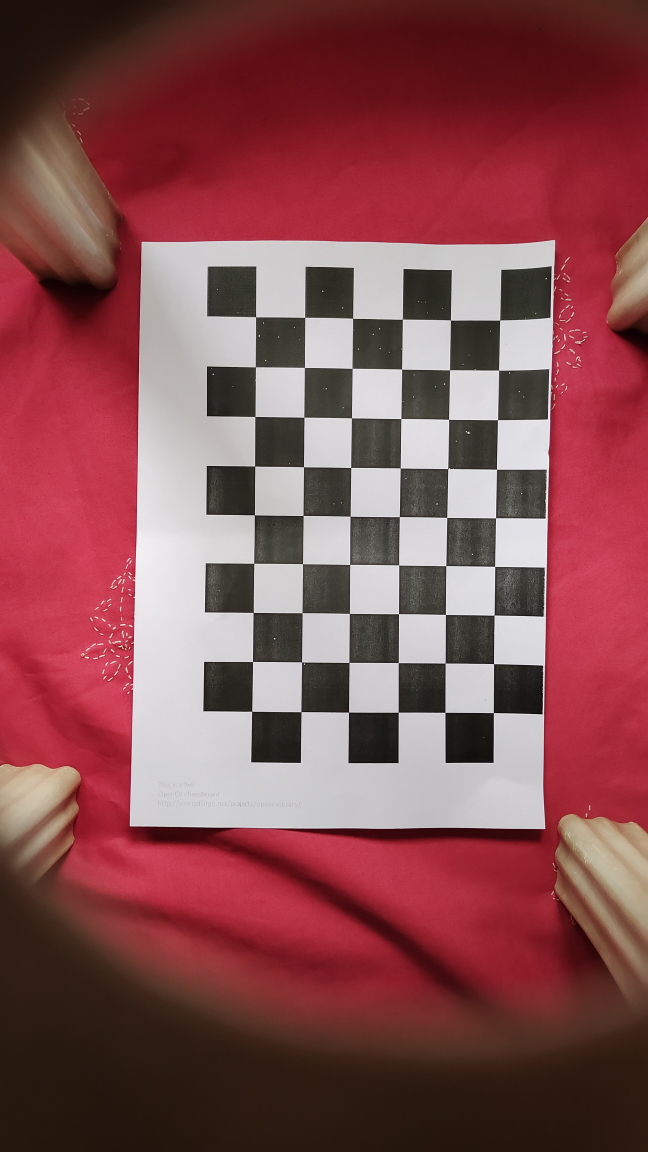
#> input picture Calibration Images/IMG_20230628_111546.jpg, 2592 x 4608 px (shown at 1/4 size); its folder holds only this picture in this run
$ python _2D_3D.py
#> lines starting #> are read from the running program, lines starting #| are printed output that depends on the picture; long printed decimals are rounded
import numpy as np
import cv2 as cv
import glob
import os

### FIND CHESSBOARD CORNERS: objPoints and imgPoints

chessBoardSize = (9, 6)
frameSize = (2592, 4608)

### Termination Criteria

criteria = (cv.TERM_CRITERIA_EPS + cv.TERM_CRITERIA_MAX_ITER, 30, 0.001)

### Prepare object Points
objp = np.zeros((chessBoardSize[0] * chessBoardSize[1], 3), np.float32)
objp[:, :2] = np.mgrid[0:chessBoardSize[0], 0:chessBoardSize[1]].T.reshape(-1, 2)

# Arrays to store object points and image points from all the images
objPoints = []  # 3D point in real-world space
imgPoints = []  # 2D point in image plane

source_path_1 = "C:/Users/Atharav Jadhav/source/repos/2D-3D/Calibration Images"
images = [os.path.join(source_path_1, f).replace("\\", "/") for f in glob.glob(os.path.join(source_path_1, '*.jpg'))]

for image in images:
    print(image)
    img = cv.imread(image)
#> img is the input picture: shape (4608, 2592, 3); mean B, G, R 81.2, 77.9, 134.5
    gray = cv.cvtColor(img, cv.COLOR_BGR2GRAY)
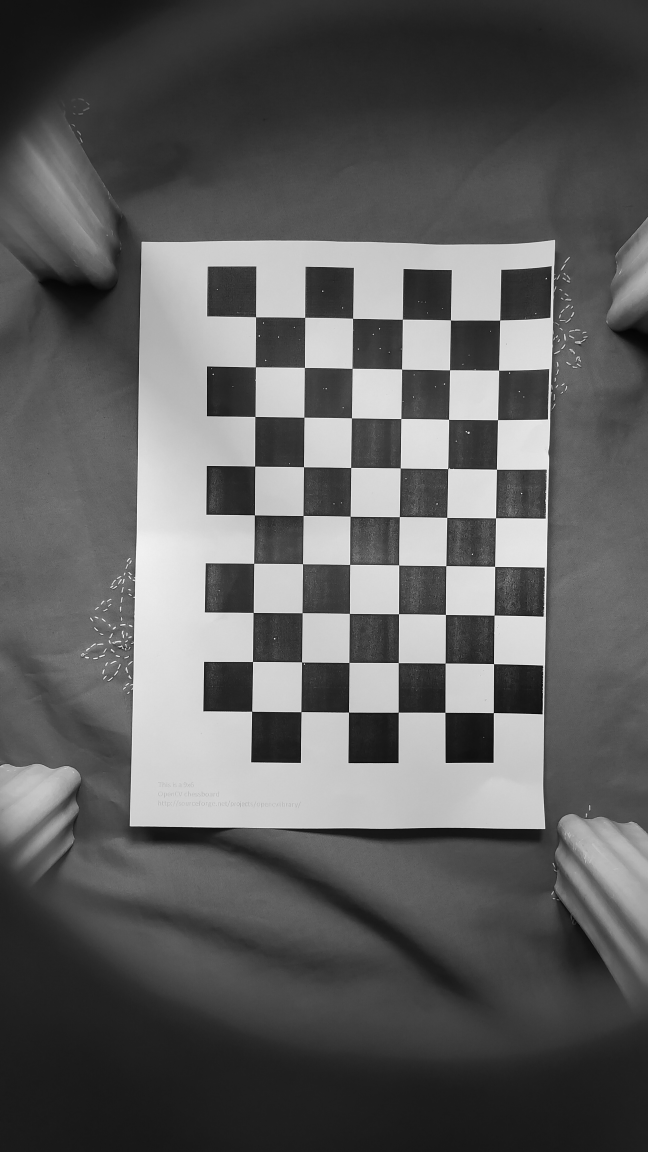
#> gray: shape (4608, 2592) (shown at 1/4 size); min 0, max 255, mean 95.2
    # Find the chessboard corners
    ret, corners = cv.findChessboardCorners(gray, chessBoardSize, None)
#> ret = True; corners = 54 rows, first 8: [2000.2, 1281.7], [1995.9, 1482.1], [1991.2, 1680.6], [1987.3, 1878], [1983.2, 2073.3], [1980, 2267.1], [1977.4, 2461.7], [1975.6, 2656.1]

    # If found, add object points, image points (after refining them)
    if ret == True:
        objPoints.append(objp)
        corners2 = cv.cornerSubPix(gray, corners, (11, 11), (-1, -1), criteria)
#> corners2 = 54 rows, first 8: [2000.2, 1281.6], [1995.8, 1482.2], [1991.4, 1680.4], [1987.3, 1878.1], [1983.4, 2073], [1980.1, 2266.9], [1977.6, 2461.7], [1975.6, 2656.1]
        imgPoints.append(corners2)

        # Draw and display the corners
        cv.drawChessboardCorners(img, chessBoardSize, corners2, ret)
        cv.imshow('img', img)
        cv.waitKey(1000)

cv.destroyAllWindows()

# Calibration
if len(objPoints) > 0 and len(imgPoints) > 0:
    ret, cameraMatrix, dist, rvecs, tvecs = cv.calibrateCamera(objPoints, imgPoints, frameSize, None, None)
#> ret = 1.93; cameraMatrix = [[2014.8, 0, 1234.5], [0, 2037.8, 2136.2], [0, 0, 1]]; dist = [[0.195, -0.887, 0.0039, -0.00163, 1.61]]; rvecs = ([-0.000968, -0.0315, 1.58],); tvecs = ([3.93, -4.33, 10.5],)

    if ret:
        # Save camera matrix and distortion coefficients as .npy files
        np.save("camera_matrix.npy", cameraMatrix)
        np.save("distortion_coeffs.npy", dist)
        print("Camera calibration parameters saved.")

        print("Camera Calibrated: ", ret)
#| Camera Calibrated:  1.930
        print("\nCamera Matrix:\n", cameraMatrix)
#| Camera Matrix:
#|  [[2.01476432e+03 0.00000000e+00 1.23449289e+03]
#|  [0.00000000e+00 2.03783875e+03 2.13617311e+03]
#|  [0.00000000e+00 0.00000000e+00 1.00000000e+00]]
        print("\nDistortion Parameters:\n", dist)
#| Distortion Parameters:
#|  [[ 0.1947  -0.8866  0.003898 -0.00163  1.609 ]]
        print("\nRotation Vectors:\n", rvecs)
#| Rotation Vectors:
#|  (array([[-9.68018951e-04],
#|        [-3.15021360e-02],
#|        [ 1.58085825e+00]]),)
        print("\nTranslation Vectors:\n", tvecs)
#| Translation Vectors:
#|  (array([[ 3.925],
#|        [-4.333],
#|        [10.500]]),)
    else:
        print("Failed to calibrate the camera.")

else:
    print("Insufficient data for calibration.")


#### Code for Undistortion: To be added later

$ run again, on Calibration Images/IMG_20230628_111637.jpg
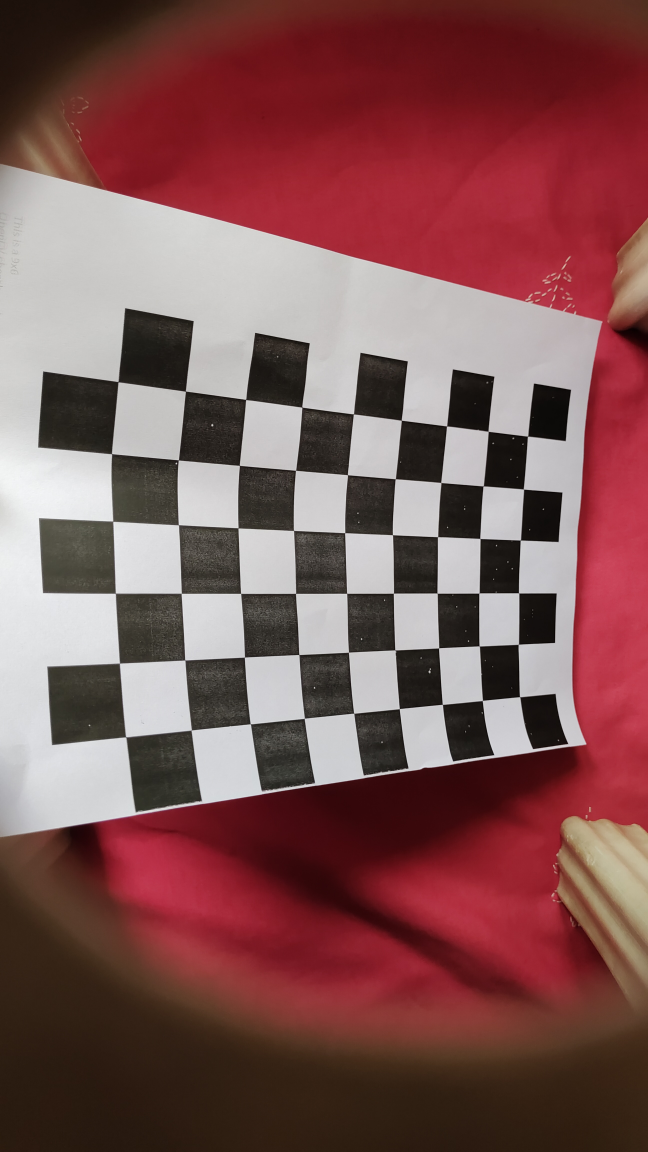
#> input picture Calibration Images/IMG_20230628_111637.jpg, 2592 x 4608 px (shown at 1/4 size)
#> img is the input picture: shape (4608, 2592, 3); mean B, G, R 84.7, 85, 127.8
#> `gray = cv.cvtColor(img, cv.COLOR_BGR2GRAY)`:
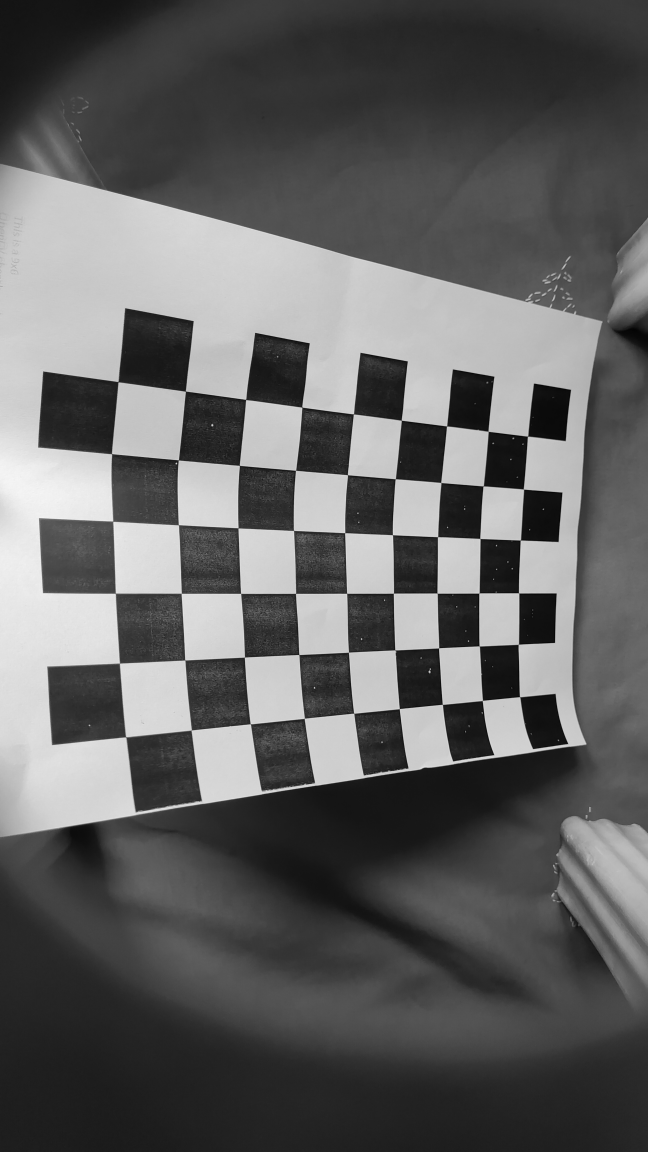
#> gray: shape (4608, 2592) (shown at 1/4 size); min 0, max 253, mean 97.7
#> `ret, corners = cv.findChessboardCorners(gray, chessBoardSize, None)`: ret = True; corners = 54 rows, first 8: [2079.1, 2787.8], [1931.5, 2802.4], [1770.2, 2818.4], [1598.8, 2835.5], [1416.3, 2854], [1218.9, 2874.4], [1002.9, 2896.6], [767.4, 2921.5]
#> corners2 = 54 rows, first 8: [2079.6, 2788.3], [1930.7, 2803], [1770.6, 2818.6], [1598.5, 2835.9], [1416.3, 2854.2], [1218.5, 2874.5], [1002.8, 2896.7], [766.4, 2921.6]
#> `ret, cameraMatrix, dist, rvecs, tvecs = cv.calibrateCamera(objPoints, ..`: ret = 4.13; cameraMatrix = [[2780.9, 0, -46.37], [0, 2336.4, 2957.5], [0, 0, 1]]; dist = [[-0.229, 0.57, 0.0592, 0.0974, -0.32]]; rvecs = ([0.952, 0.158, -3.11],); tvecs = ([8.08, -1.12, 12.3],)
#| Camera Calibrated:  4.126
#| Camera Matrix:
#|  [[ 2.78094305e+03  0.00000000e+00 -4.63687604e+01]
#|  [ 0.00000000e+00  2.33637486e+03  2.95745461e+03]
#|  [ 0.00000000e+00  0.00000000e+00  1.00000000e+00]]
#| Distortion Parameters:
#|  [[-0.2286   0.5701  0.05916  0.09742 -0.3204]]
#| Rotation Vectors:
#|  (array([[ 0.9517],
#|        [ 0.158],
#|        [-3.110]]),)
#| Translation Vectors:
#|  (array([[ 8.084 ],
#|        [-1.116],
#|        [12.301]]),)

$ run again, on Calibration Images/IMG_20230628_111557.jpg
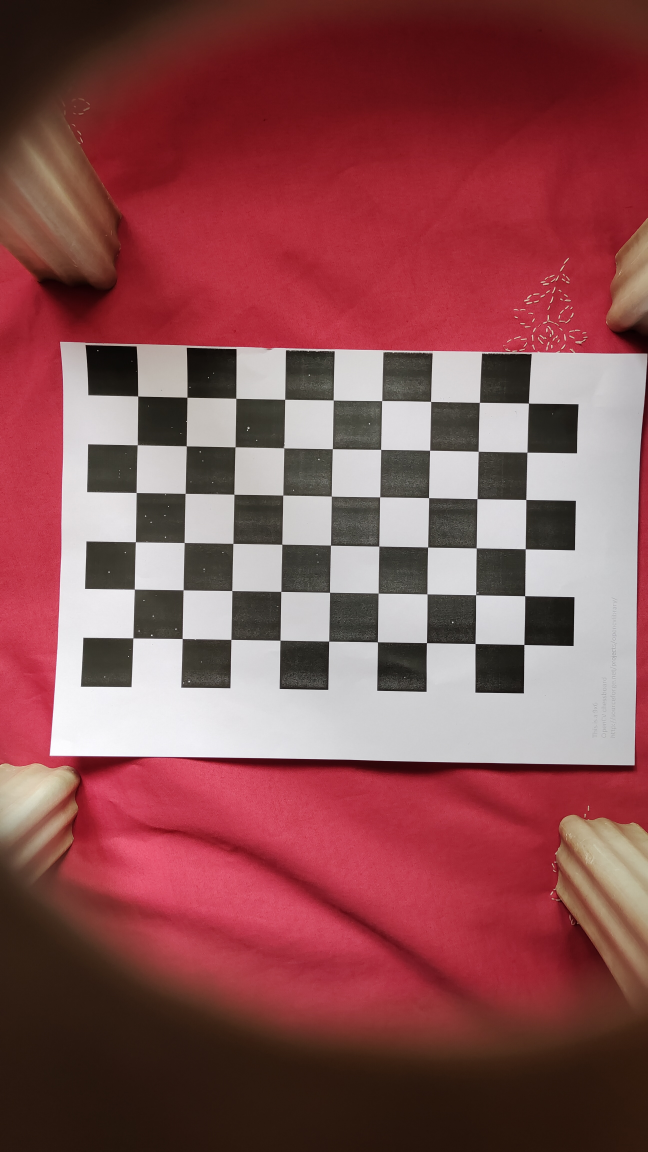
#> input picture Calibration Images/IMG_20230628_111557.jpg, 2592 x 4608 px (shown at 1/4 size)
#> img is the input picture: shape (4608, 2592, 3); mean B, G, R 81.6, 79.3, 138.3
#> `gray = cv.cvtColor(img, cv.COLOR_BGR2GRAY)`:
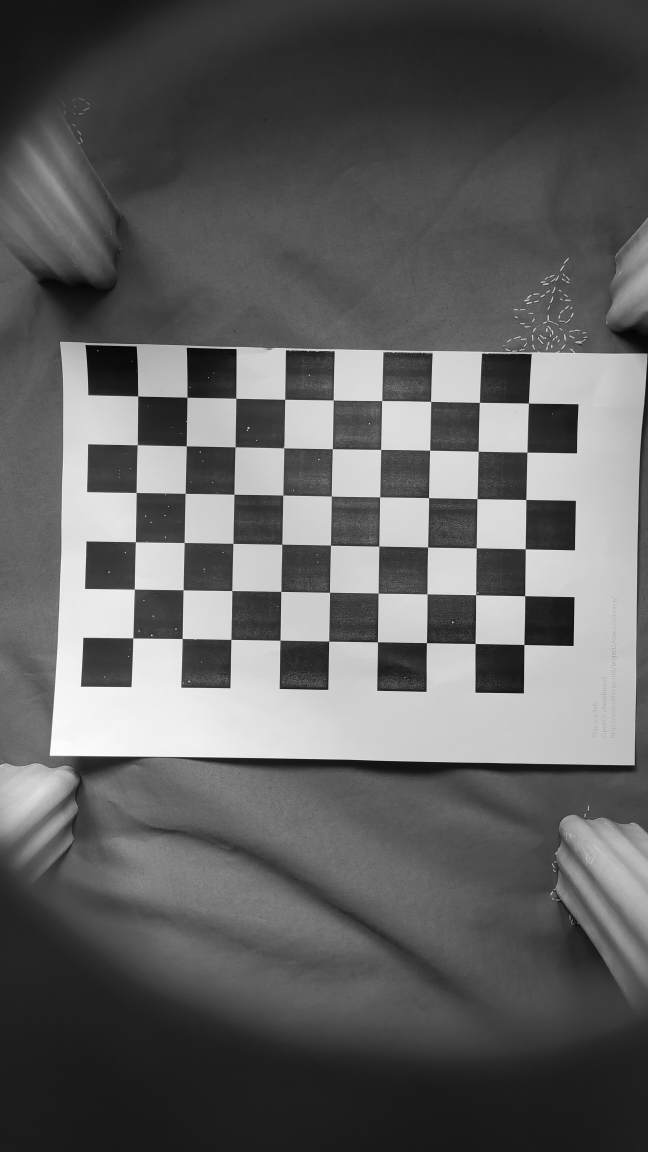
#> gray: shape (4608, 2592) (shown at 1/4 size); min 0, max 255, mean 97.2
#> `ret, corners = cv.findChessboardCorners(gray, chessBoardSize, None)`: ret = True; corners = 54 rows, first 8: [552.3, 1585.7], [749.3, 1590.1], [944.7, 1594.4], [1140.4, 1598.6], [1334.5, 1601.8], [1528.3, 1604.1], [1724, 1607.2], [1918.4, 1611]
#> corners2 = 54 rows, first 8: [552.3, 1585.6], [749.3, 1590.3], [944.8, 1594.5], [1140.4, 1598.5], [1334.1, 1601.5], [1528.3, 1604], [1723.9, 1607.1], [1918.7, 1610.8]
#> `ret, cameraMatrix, dist, rvecs, tvecs = cv.calibrateCamera(objPoints, ..`: ret = 1.82; cameraMatrix = [[27641.2, 0, 1298.6], [0, 27157.9, 2304.2], [0, 0, 1]]; dist = [[1.21, 1830.9, 0.0445, 0.0314, 4.29]]; rvecs = ([0.00404, -0.124, 0.0176],); tvecs = ([-3.79, -3.72, 140.4],)
#| Camera Calibrated:  1.822
#| Camera Matrix:
#|  [[2.76412409e+04 0.00000000e+00 1.29858542e+03]
#|  [0.00000000e+00 2.71578805e+04 2.30415197e+03]
#|  [0.00000000e+00 0.00000000e+00 1.00000000e+00]]
#| Distortion Parameters:
#|  [[1.21232183e+00 1.83085927e+03 4.44822874e-02 3.13899022e-02
#|   4.28815013e+00]]
#| Rotation Vectors:
#|  (array([[ 0.004039 ],
#|        [-0.1238],
#|        [ 0.01765]]),)
#| Translation Vectors:
#|  (array([[ -3.791],
#|        [ -3.718],
#|        [140.401]]),)

$ run again, on Calibration Images/IMG_20230628_111604.jpg
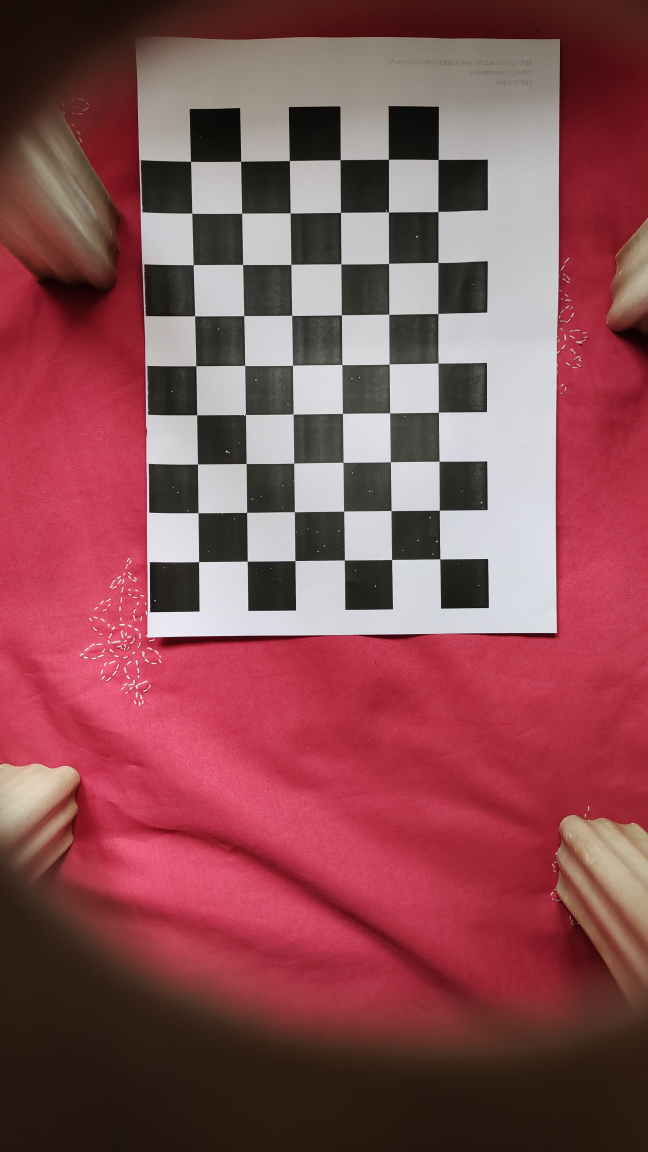
#> input picture Calibration Images/IMG_20230628_111604.jpg, 2592 x 4608 px (shown at 1/4 size)
#> img is the input picture: shape (4608, 2592, 3); mean B, G, R 84.2, 78.8, 138.5
#> `gray = cv.cvtColor(img, cv.COLOR_BGR2GRAY)`:
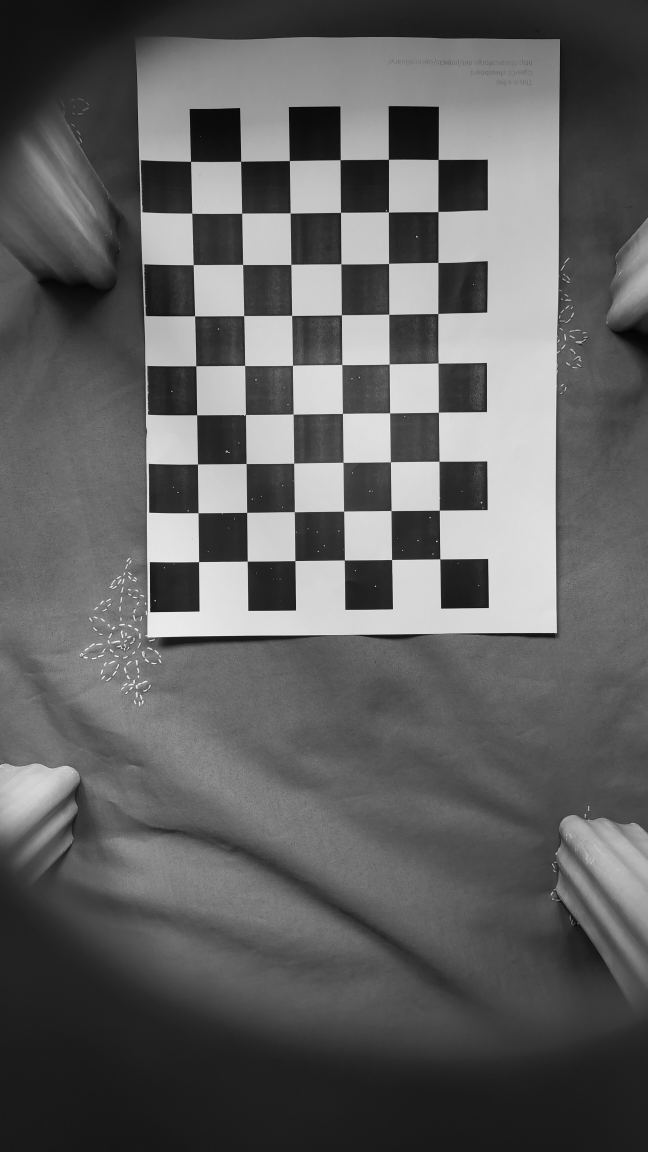
#> gray: shape (4608, 2592) (shown at 1/4 size); min 0, max 252, mean 97.2
#> `ret, corners = cv.findChessboardCorners(gray, chessBoardSize, None)`: ret = True; corners = 54 rows, first 8: [795.9, 2248.3], [793.6, 2052.3], [791.3, 1857.6], [788.2, 1661], [784.7, 1464.8], [780.2, 1265.4], [774.1, 1060.4], [768.4, 854.5]
#> corners2 = 54 rows, first 8: [795.8, 2248.3], [793.6, 2052.5], [791.3, 1857.5], [788.3, 1660.9], [784.7, 1464.8], [780.1, 1265.1], [774.2, 1060.2], [768.5, 854.3]
#> `ret, cameraMatrix, dist, rvecs, tvecs = cv.calibrateCamera(objPoints, ..`: ret = 1.85; cameraMatrix = [[2543.5, 0, 1275], [0, 2570.4, 2374.9], [0, 0, 1]]; dist = [[-0.0819, 0.472, 0.00136, -0.000261, -0.513]]; rvecs = ([0.0206, 0.0103, -1.58],); tvecs = ([-2.48, -0.647, 13.14],)
#| Camera Calibrated:  1.853
#| Camera Matrix:
#|  [[2.54350076e+03 0.00000000e+00 1.27499208e+03]
#|  [0.00000000e+00 2.57044010e+03 2.37486140e+03]
#|  [0.00000000e+00 0.00000000e+00 1.00000000e+00]]
#| Distortion Parameters:
#|  [[-8.18850704e-02  4.71919679e-01  1.35832302e-03 -2.60863295e-04
#|   -5.13115877e-01]]
#| Rotation Vectors:
#|  (array([[ 0.02056],
#|        [ 0.01034],
#|        [-1.583]]),)
#| Translation Vectors:
#|  (array([[-2.477],
#|        [-0.6474],
#|        [13.142]]),)
